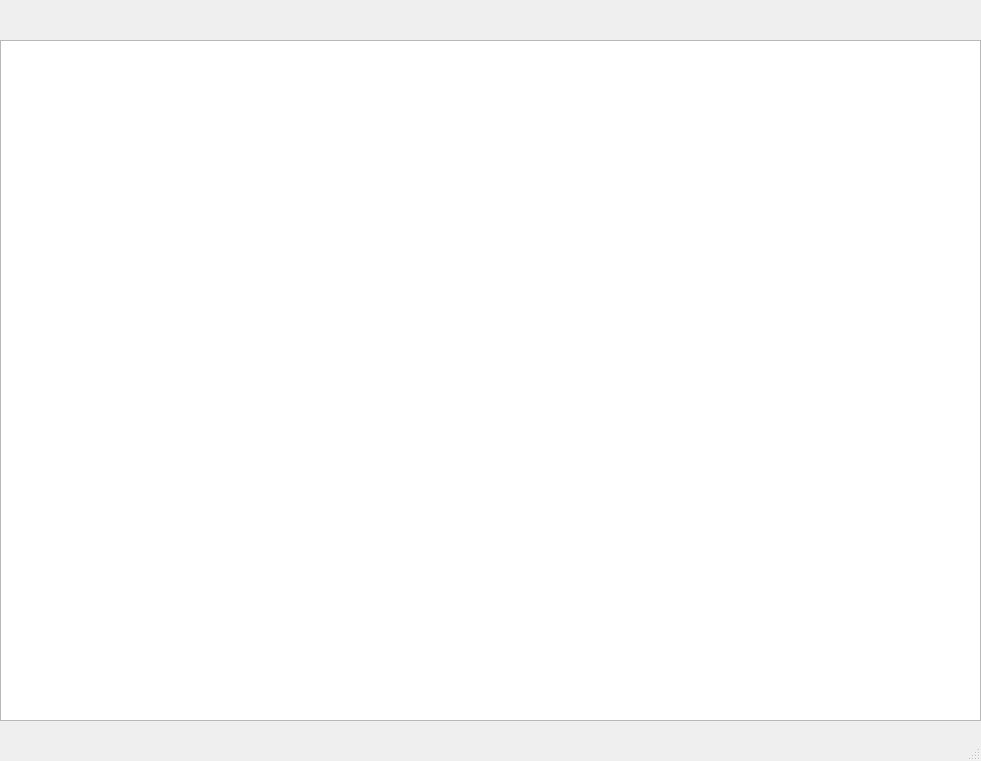
<?xml version="1.0" encoding="UTF-8"?>
<ui version="4.0">
 <class>MainWindow</class>
 <widget class="QMainWindow" name="MainWindow">
  <property name="geometry">
   <rect>
    <x>0</x>
    <y>0</y>
    <width>981</width>
    <height>761</height>
   </rect>
  </property>
  <property name="sizePolicy">
   <sizepolicy hsizetype="Expanding" vsizetype="Preferred">
    <horstretch>0</horstretch>
    <verstretch>0</verstretch>
   </sizepolicy>
  </property>
  <property name="windowTitle">
   <string>MainWindow</string>
  </property>
  <widget class="QWidget" name="centralwidget">
   <widget class="QTableWidget" name="tableWidget">
    <property name="geometry">
     <rect>
      <x>0</x>
      <y>40</y>
      <width>981</width>
      <height>681</height>
     </rect>
    </property>
   </widget>
  </widget>
  <widget class="QMenuBar" name="menubar">
   <property name="geometry">
    <rect>
     <x>0</x>
     <y>0</y>
     <width>981</width>
     <height>21</height>
    </rect>
   </property>
  </widget>
  <widget class="QStatusBar" name="statusbar"/>
 </widget>
 <resources/>
 <connections/>
</ui>
